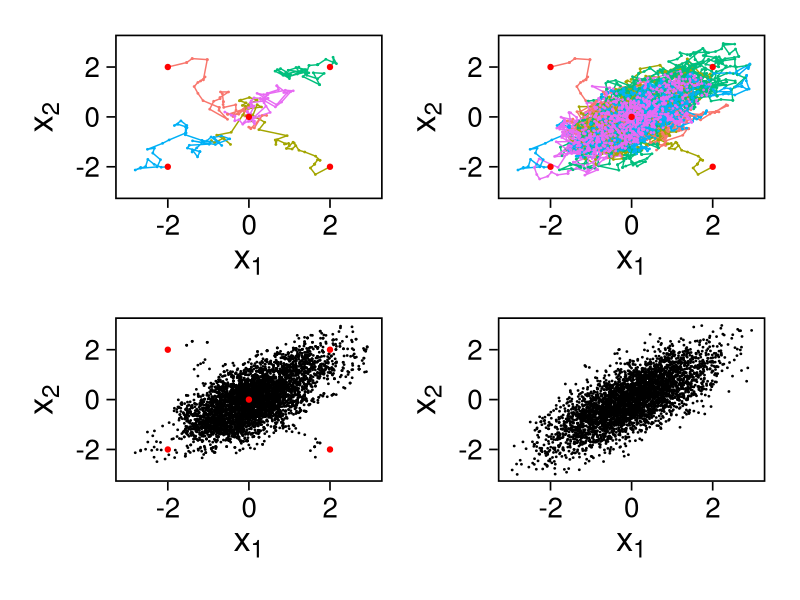
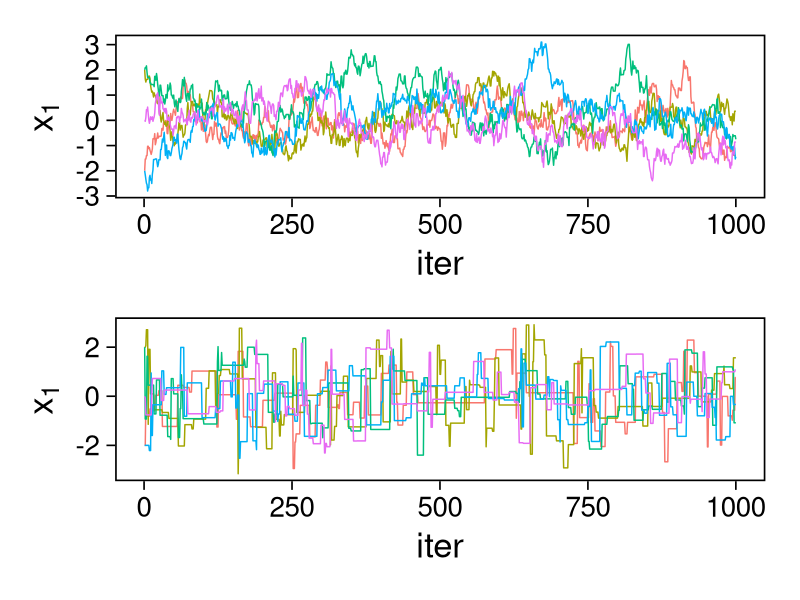
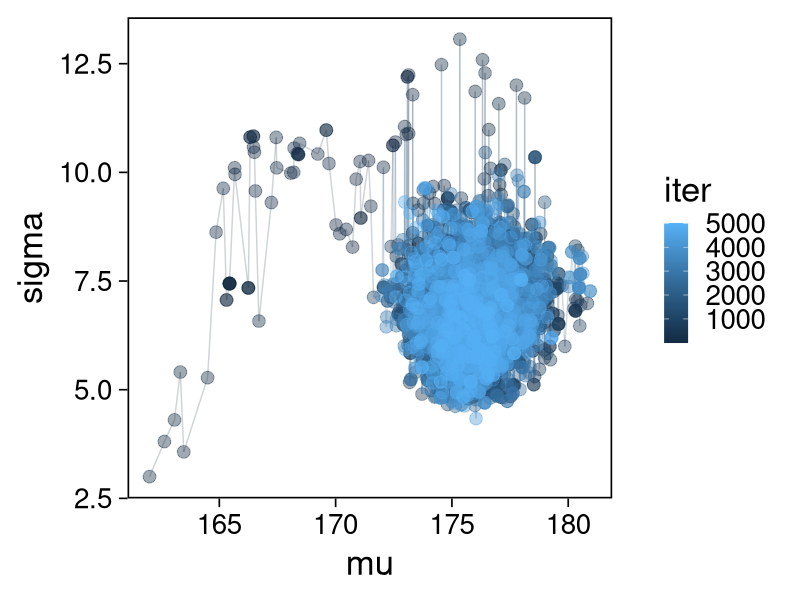
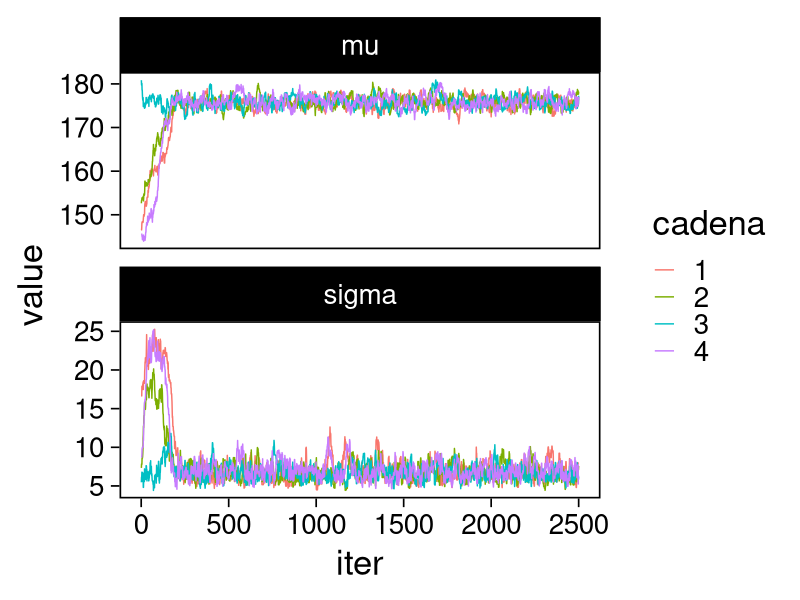
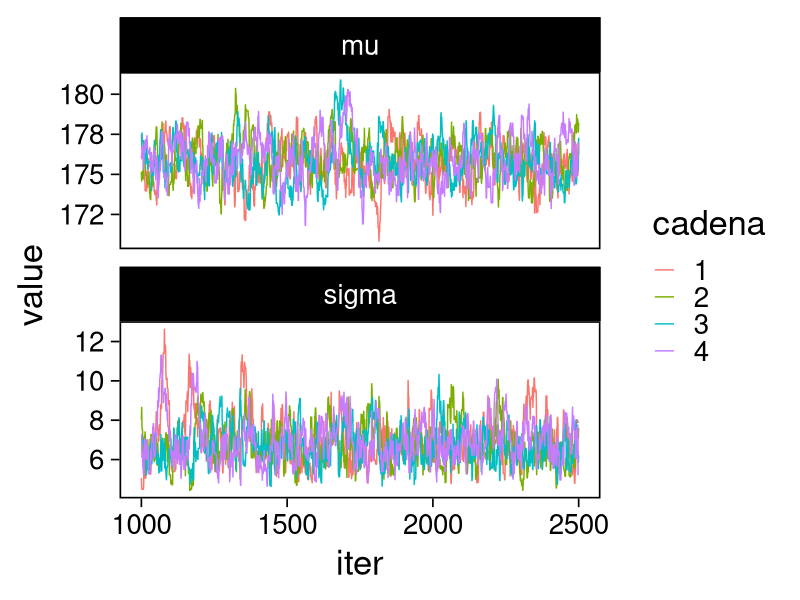
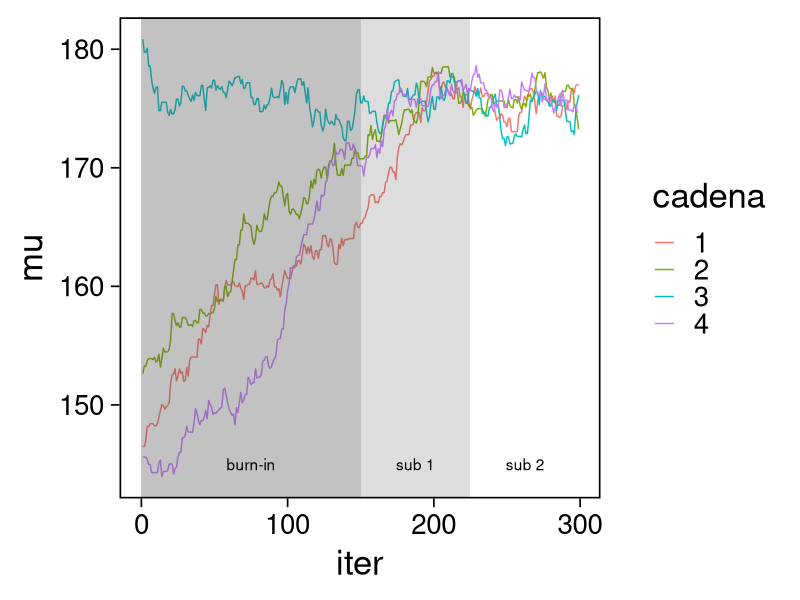
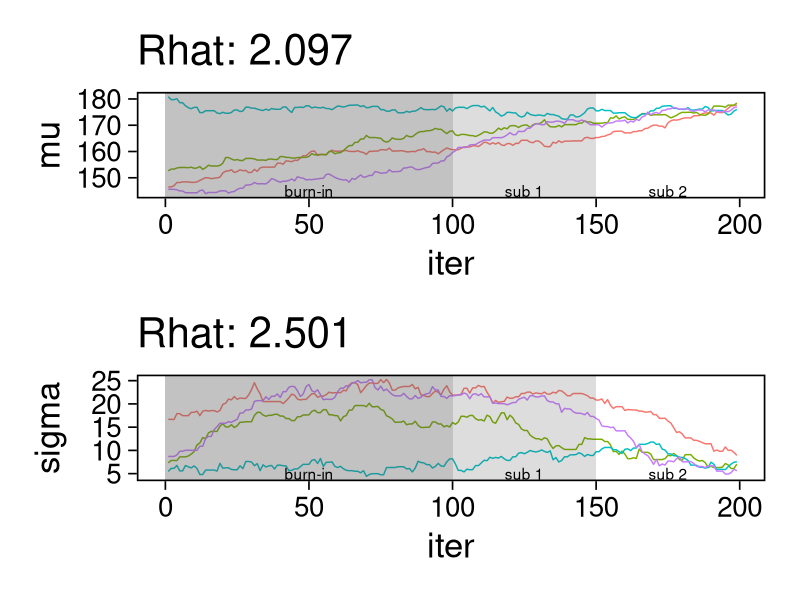
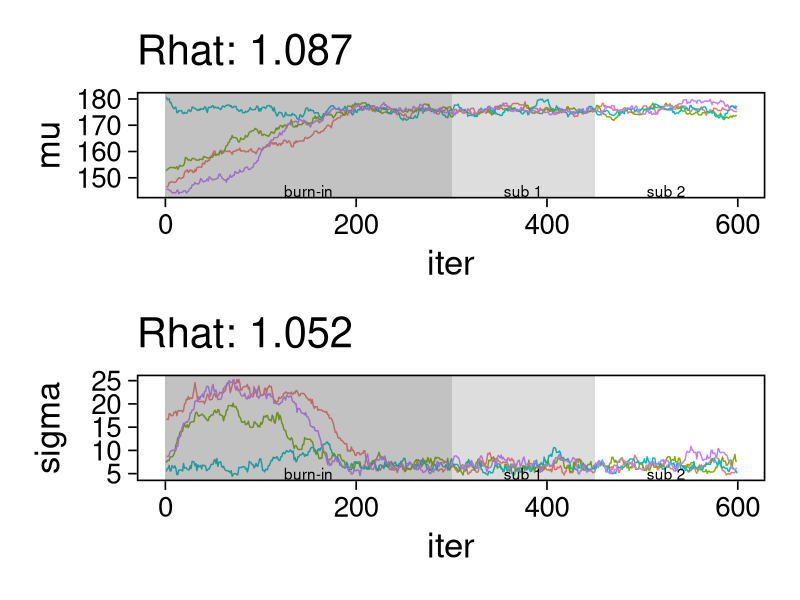

Generate these figures, in order, with R:
## Setup --------------------------------------------
library(tidyverse)
library(patchwork)
library(scales)
## Cambia el default del tamaño de fuente 
theme_set(theme_linedraw(base_size = 25))

## Cambia el número de decimales para mostrar
options(digits = 2)

sin_lineas <- theme(panel.grid.major = element_blank(),
                    panel.grid.minor = element_blank())
color.itam  <- c("#00362b","#004a3b", "#00503f", "#006953", "#008367", "#009c7b", "#00b68f", NA)

sin_lineas <- theme(panel.grid.major = element_blank(), panel.grid.minor = element_blank())
sin_leyenda <- theme(legend.position = "none")
sin_ejes <- theme(axis.ticks = element_blank(), axis.text = element_blank())

library(mvtnorm)
library(R6)
ModeloNormalMultivariado <-
  R6Class("ProbabilityModel",
          list(
            mean = NA,
            cov  = NA, 
            initialize = function(mu = 0, sigma = 1){
              self$mean = mu
              self$cov  = sigma |> as.matrix()
            }, 
            sample = function(n = 1){
              rmvnorm(n, mean = self$mean, sigma = self$cov)              
            },
            density = function(x, log = TRUE){
              dmvnorm(x, self$mean, self$cov, log = log)              
            }           
          ))

### Muestreador Metropolis-Hastings -------------------------
crea_metropolis_hastings <- function(objetivo, muestreo){
  ## Este muestreador aprovecha la simetría de la propuesta 
  function(niter, x_start){
    ## Empezamos en algun lugar
    estado <- x_start
    ndim <- length(estado) 
    muestras <- matrix(nrow = niter, ncol = ndim + 1)      
    muestras[1,2:(ndim+1)] <- estado
    muestras[1,1] <- 1
    for (ii in 2:niter){
      propuesta   <- estado + muestreo$sample()
      log_pi_propuesta <- objetivo$density(propuesta)
      log_pi_estado    <- objetivo$density(estado)
      log_alpha <- log_pi_propuesta - log_pi_estado

      if (log(runif(1)) < log_alpha) {
        muestras[ii, 1] <- 1 ## Aceptamos
        muestras[ii, 2:(ndim+1)] <- propuesta
      } else {
        muestras[ii, 1] <- 0 ## Rechazamos
        muestras[ii, 2:(ndim+1)] <- estado
      }
      estado <- muestras[ii, 2:(ndim+1)]
    }
    if (ndim == 1) {colnames(muestras) <- c("accept", "value")}
    muestras
  }
}

set.seed(108727)
mu <- c(0, 0)
Sigma <- matrix(c(1, .75, .75, 1), nrow = 2)
objetivo <- ModeloNormalMultivariado$new(mu, Sigma)
muestreo <- ModeloNormalMultivariado$new(c(0,0),  .05 * diag(2))

muestras <- tibble(id = factor(1:5), x1 = c(-2, 2, 2, -2, 0), x2 = c(2, -2, 2, -2, 0)) |>
  nest(x_start   = c(x1,x2)) |>
  mutate(cadenas = map(x_start, function(x0){
    mcmc <- crea_metropolis_hastings(objetivo, muestreo)
    mcmc(1000, c(x0$x1, x0$x2)) |>
      as_tibble() |>
      mutate(iter = 1:1000)
  }))

g.corta <- muestras |>
    unnest(cadenas) |>
    filter(iter <= 50) |>
    ggplot(aes(V2, V3, color = id)) +
    geom_path() + geom_point(size = .3) +
    geom_point(data = muestras |> unnest(x_start), aes(x1, x2), color = 'red') + 
    xlab(expression(x[1])) + ylab(expression(x[2])) + 
    sin_lineas + sin_leyenda + ylim(-3,3) + xlim(-3,3)


  g.completa <- muestras |>
    unnest(cadenas) |>
    ggplot(aes(V2, V3, color = id)) +
    geom_path() + geom_point(size = .3) +
    geom_point(data = muestras |> unnest(x_start), aes(x1, x2), color = 'red') + 
    xlab(expression(x[1])) + ylab(expression(x[2])) + 
    sin_lineas + sin_leyenda + ylim(-3,3) + xlim(-3,3)

  g.conjunta <- muestras |>
    unnest(cadenas) |>
    ggplot(aes(V2, V3)) +
    geom_point(size = .3) +
    geom_point(data = muestras |> unnest(x_start), aes(x1, x2), color = 'red') + 
    xlab(expression(x[1])) + ylab(expression(x[2])) + 
    sin_lineas + sin_leyenda + ylim(-3,3) + xlim(-3,3)

g.objetivo <- objetivo$sample(4000) |>
  as_tibble() |>
  ggplot(aes(V1, V2)) +
    geom_point(size = .3) +
    xlab(expression(x[1])) + ylab(expression(x[2])) + 
    sin_lineas + sin_leyenda + ylim(-3,3) + xlim(-3,3)

  (g.corta + g.completa) / (g.conjunta + g.objetivo)

muestreo <- ModeloNormalMultivariado$new(c(0,0),  10 * diag(2))

muestras.mal <- tibble(id = factor(1:5), x1 = c(-2, 2, 2, -2, 0), x2 = c(2, -2, 2, -2, 0)) |>
  nest(x_start   = c(x1,x2)) |>
  mutate(cadenas = map(x_start, function(x0){
    mcmc <- crea_metropolis_hastings(objetivo, muestreo)
    mcmc(1000, c(x0$x1, x0$x2)) |>
      as_tibble() |>
      mutate(iter = 1:1000)
  }))

g1 <- muestras |>
  unnest(cadenas) |>
  ggplot(aes(iter, V2, color = id)) +
  geom_line() + sin_lineas + sin_leyenda +
  ylab(expression(x[1]))


g2 <- muestras.mal |>
  unnest(cadenas) |>
  ggplot(aes(iter, V2, color = id)) +
  geom_line() + sin_lineas + sin_leyenda +
  ylab(expression(x[1]))

g1/g2

## Datos: cantantes de opera -----------------------
set.seed(3413)
cantantes <- lattice::singer %>% 
  mutate(estatura_cm = round(2.54 * height)) %>% 
  filter(str_detect(voice.part, "Tenor")) %>% 
  sample_n(20)

ModeloNormal <-
  R6Class("PosteriorProbabilityModel",
          list(
            observaciones = NA,
            mu_0 = NA, n_0 = NA, a = NA, b = NA,
            initialize = function(x = 0){
              ## Observaciones
              self$observaciones <- x
              ## Previa
              self$mu_0 <- 175
              self$n_0  <- 5
              self$a    <- 3
              self$b    <- 140
            },
            density = function(theta, log = TRUE){
              theta <- matrix(theta, nrow = 1)
              verosimilitud <- sum(dnorm(self$observaciones, theta[1], sd = theta[2], log = log))
              previa <- dnorm(theta[1], self$mu_0, sd = theta[2]/sqrt(self$n_0), log = log) +
                dgamma(1/(theta[2]**2), self$a, self$b, log = log)
              verosimilitud + previa 
            }           
          ))

objetivo <- ModeloNormal$new(cantantes$estatura_cm)
muestreo <- ModeloNormalMultivariado$new(c(0,0),  0.50 * diag(2))

set.seed(108727)
mcmc <- crea_metropolis_hastings(objetivo, muestreo)

muestras.cantantes <-  mcmc(5000, c(162, 3)) |>
  as_tibble() |>
  mutate(mu = V2, sigma = V3, iter = 1:n())

muestras.cantantes |>
  ggplot(aes(mu, sigma, color = iter)) +
  geom_line(alpha = .2) +geom_point(size = 4, alpha = .4) + 
  sin_lineas

cadenas.cantantes <- tibble(cadena  = factor(1:4),
        mu_start    = rnorm(4, 160, 20),
        sigma_start = runif(4, 0, 20)) |>
   nest(inicial = c(mu_start, sigma_start)) |>
   mutate(cadenas = map(inicial, function(x0){
     mcmc(2500, c(x0$mu_start, x0$sigma_start)) |>
       as_tibble() |>
       mutate(mu = V2, sigma = V3, iter = 1:n())
   }))

cadenas.cantantes |>
   unnest(cadenas) |>
   pivot_longer(cols = mu:sigma) |>
   ggplot(aes(iter, value, color = cadena)) +
   geom_line() +
   facet_wrap(~name, ncol = 1, scales = "free_y") +
   sin_lineas

cadenas.cantantes |>
  unnest(cadenas) |>
  filter(iter >= 1000) |> 
  pivot_longer(cols = mu:sigma) |>
  ggplot(aes(iter, value, color = cadena)) +
  geom_line() +
  facet_wrap(~name, ncol = 1, scales = "free_y") +
  sin_lineas

cadenas.cantantes |>
    unnest(cadenas) |>
    filter(iter < 300) |>
    ggplot(aes(x = iter, y = mu, color = cadena)) + 
    geom_path() +  sin_lineas + 
    annotate("rect", xmin = 0, xmax = 225, ymin = -Inf, ymax = Inf, alpha = .2) + 
    annotate("rect", xmin = 0, xmax = 150, ymin = -Inf, ymax = Inf, alpha = .2) + 
    annotate("text", x = c(75, 187.5,262.5),
             y = rep(145, 3), 
             label = c("burn-in", "sub 1", "sub 2"))

diagnosticos.rhat.short <- cadenas.cantantes |>
  unnest(cadenas) |>
  filter(iter < 200) |>
  filter(iter > max(iter)/2) |>
  mutate(cadena = paste(cadena, ifelse(iter <= (max(iter) + min(iter))/2, 
                                       'a', 'b'), sep = "")) |>
  pivot_longer(mu:sigma, names_to = "parametro", values_to = "valor") |>
  group_by(parametro, cadena) |>
  summarise(media = mean(valor), num = n(), sigma2 = var(valor)) |>
  summarise(N = first(num), 
            M = n_distinct(cadena), 
            B = N * var(media), 
            W = mean(sigma2), 
            V_hat = ((N-1)/N) * W + B/N,
            R_hat = sqrt(V_hat/W)) 

g.mu <- cadenas.cantantes |>
  unnest(cadenas) |>
  filter(iter < 200) |>
  ggplot(aes(x = iter, y = mu, color = cadena)) + 
  geom_path() + sin_leyenda + sin_lineas + 
  ggtitle(paste("Rhat: ", round((diagnosticos.rhat.short |> pull(R_hat))[1], 3), sep = "")) + 
  annotate("rect", xmin = 0, xmax = 150, ymin = -Inf, ymax = Inf, alpha = .2) + 
  annotate("rect", xmin = 0, xmax = 100, ymin = -Inf, ymax = Inf, alpha = .2) + 
  annotate("text", x = c(50, 125, 175),
           y = rep(145, 3), 
           label = c("burn-in", "sub 1", "sub 2"))

g.sigma <- cadenas.cantantes |>
  unnest(cadenas) |>
  filter(iter < 200) |>
  ggplot(aes(x = iter, y = sigma, color = cadena)) + 
  geom_path() + sin_leyenda + sin_lineas + 
  ggtitle(paste("Rhat: ", round((diagnosticos.rhat.short |> pull(R_hat))[2], 3), sep = "")) + 
  annotate("rect", xmin = 0, xmax = 150, ymin = -Inf, ymax = Inf, alpha = .2) + 
  annotate("rect", xmin = 0, xmax = 100, ymin = -Inf, ymax = Inf, alpha = .2) + 
  annotate("text", x = c(50, 125, 175),
           y = rep(5, 3), 
           label = c("burn-in", "sub 1", "sub 2"))

g.mu / g.sigma

diagnosticos.rhat.short <- cadenas.cantantes |>
  unnest(cadenas) |>
  filter(iter < 600) |>
  filter(iter > max(iter)/2) |>
  mutate(cadena = paste(cadena, ifelse(iter <= (max(iter) + min(iter))/2, 
                                       'a', 'b'), sep = "")) |>
  pivot_longer(mu:sigma, names_to = "parametro", values_to = "valor") |>
  group_by(parametro, cadena) |>
  summarise(media = mean(valor), num = n(), sigma2 = var(valor)) |>
  summarise(N = first(num), 
            M = n_distinct(cadena), 
            B = N * var(media), 
            W = mean(sigma2), 
            V_hat = ((N-1)/N) * W + B/N,
            R_hat = sqrt(V_hat/W)) 

g.mu <- cadenas.cantantes |>
  unnest(cadenas) |>
  filter(iter < 600) |>
  ggplot(aes(x = iter, y = mu, color = cadena)) + 
  geom_path() + sin_leyenda + sin_lineas + 
  ggtitle(paste("Rhat: ", round((diagnosticos.rhat.short |> pull(R_hat))[1], 3), sep = "")) + 
  annotate("rect", xmin = 0, xmax = 450, ymin = -Inf, ymax = Inf, alpha = .2) + 
  annotate("rect", xmin = 0, xmax = 300, ymin = -Inf, ymax = Inf, alpha = .2) + 
  annotate("text", x = c(150, 375, 525),
           y = rep(145, 3), 
           label = c("burn-in", "sub 1", "sub 2"))

g.sigma <- cadenas.cantantes |>
  unnest(cadenas) |>
  filter(iter < 600) |>
  ggplot(aes(x = iter, y = sigma, color = cadena)) + 
  geom_path() + sin_leyenda + sin_lineas + 
  ggtitle(paste("Rhat: ", round((diagnosticos.rhat.short |> pull(R_hat))[2], 3), sep = "")) + 
  annotate("rect", xmin = 0, xmax = 450, ymin = -Inf, ymax = Inf, alpha = .2) + 
  annotate("rect", xmin = 0, xmax = 300, ymin = -Inf, ymax = Inf, alpha = .2) + 
  annotate("text", x = c(150, 375, 525),
           y = rep(5, 3), 
           label = c("burn-in", "sub 1", "sub 2"))

g.mu / g.sigma
